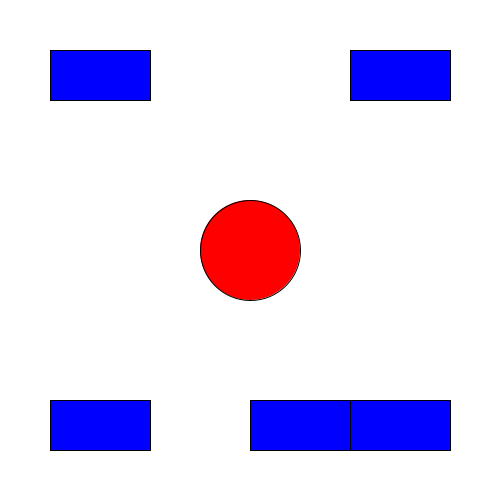
Frame 1 (no input)
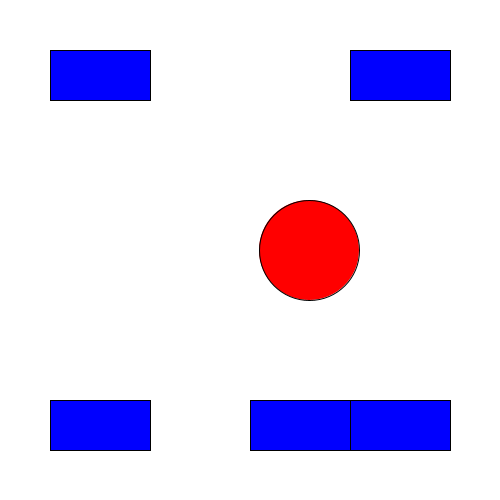
Frame 60 (the mouse pressed at the canvas centre just before this capture)
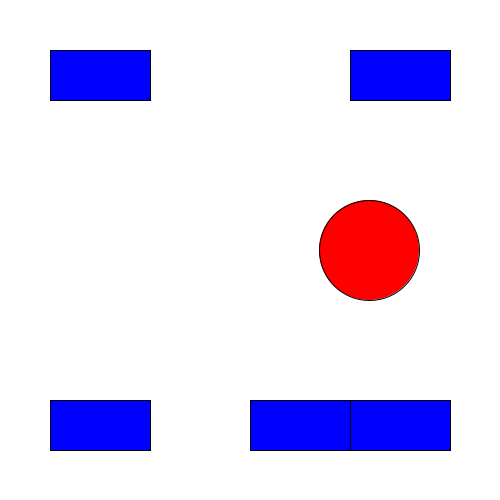
Frame 120 (the mouse held since frame 60 and released just before this capture)

The Processing sketch that drew these frames (run headless with seeded random() and noise(); from frame 60 on, the mouse is pressed at the canvas centre):

// Processing sketch: botonesConFunciones2
// ── botonesConFunciones2.pde
/* este ejemplo los botones superiores indican una dirección
que no se modifica hasta no presionar otro.
Completar el movimiento vertical posy;
*/

int posx, posy;
color relleno;
boolean derecha;

void setup() {
  size(500, 500);
  posx= width/2;
  posy = height/2;
  relleno = color(255, 0, 0);
  derecha = true;
}
void draw() {
  background(255);
  println(sobreBoton(50, height-100, 100, 50));
  boton(50, 50, 100, 50);
  boton(width-150, 50, 100, 50); 
  boton(width-150, height-100, 100, 50);
  boton(50, height-100, 100, 50);
  boton(width/2, height-100, 100, 50);
  fill(relleno);

  ellipse(posx, posy, 100, 100);
  if (derecha) {
    posx++;
  } else {
    posx --;
  }
}
void mousePressed() {
  if (sobreBoton(50, 50, 100, 50)) {
    relleno = color(255, 255, 0);
    derecha = true;
  }
  if (sobreBoton(width-150, 50, 100, 50)) {
    relleno = color(0, 255, 0);
    derecha = false;
  }
}

void boton(int pxb, int pyb, int ancho, int alto) {
  if (sobreBoton(pxb, pyb, ancho, alto)==true) {
    fill(0, 255, 255);
  } else {
    fill(0, 0, 255);
  }
  rect(pxb, pyb, ancho, alto);
}

boolean sobreBoton(int px, int py, int ancho, int alto) {
  boolean estoySobre = mouseX>px && mouseX<px+ancho && mouseY>py && mouseY<py+alto;
  return estoySobre;
}
